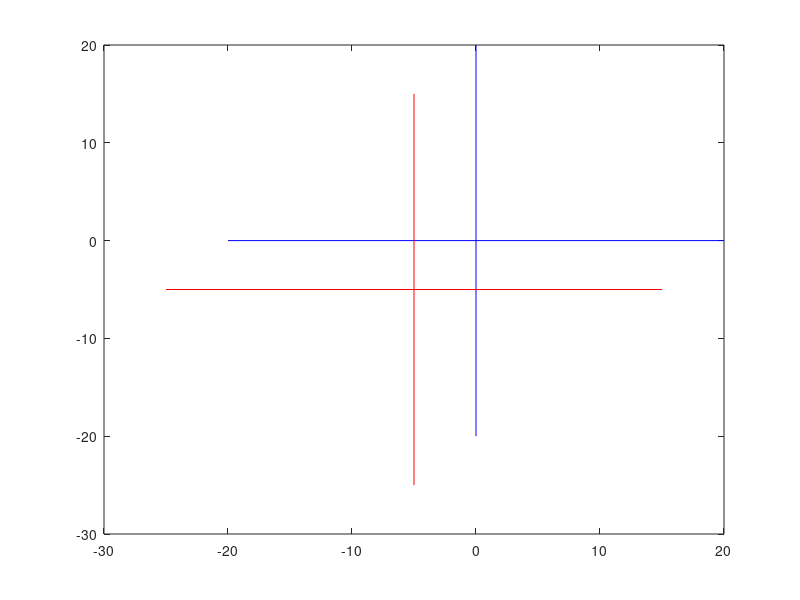

This chart was generated by the following MATLAB code:
%Program to perform 2D coordinate translation transformation

%Let actual object P be a Quad
%For coordinates of the given Quad P
fprintf('Entering input regarding given actual Quad: \n');
for i=1:4
    fprintf('Enter x coordinate of pt.%d: ', i);
    x(i) = input('');
    fprintf('Enter y coordinate of pt.%d: ', i);
    y(i) = input('');
end

%Creating the given Quad P
P = ones(3,4);

P(1,:)=x;
P(2,:)=y;

%Entering info about translating vector
fprintf('\nTranslation in x-axis:');
a = input('');
fprintf('\nTranslation in y-axis:');
b = input('');

%Creating translation matrix
T = [1 0 -1*a; 0 1 -1*b];

fill(P(1,:),P(2,:),'m');
hold on;

%Plotting actual line
line([-20,20],[0,0], 'Color', 'blue');
line([0,0],[-20,20], 'Color', 'blue');

fill(P(1,:), P(2,:), 'y');

%Line Matrix(For Axes)
%For x-axis
xL = [-20 20; 0 0; 1 1];
%For y-axis
yL = [0 0; -20 20; 1 1];

%Creating transformed translated Line Matrices
%For x-axis
xT = T*xL;
%For y-axis
yT = T*yL;

%Plotting transformed line
line(xT(1,:), xT(2,:) , 'Color', 'red');
line(yT(1,:), yT(2,:) , 'Color', 'red');

%End of program